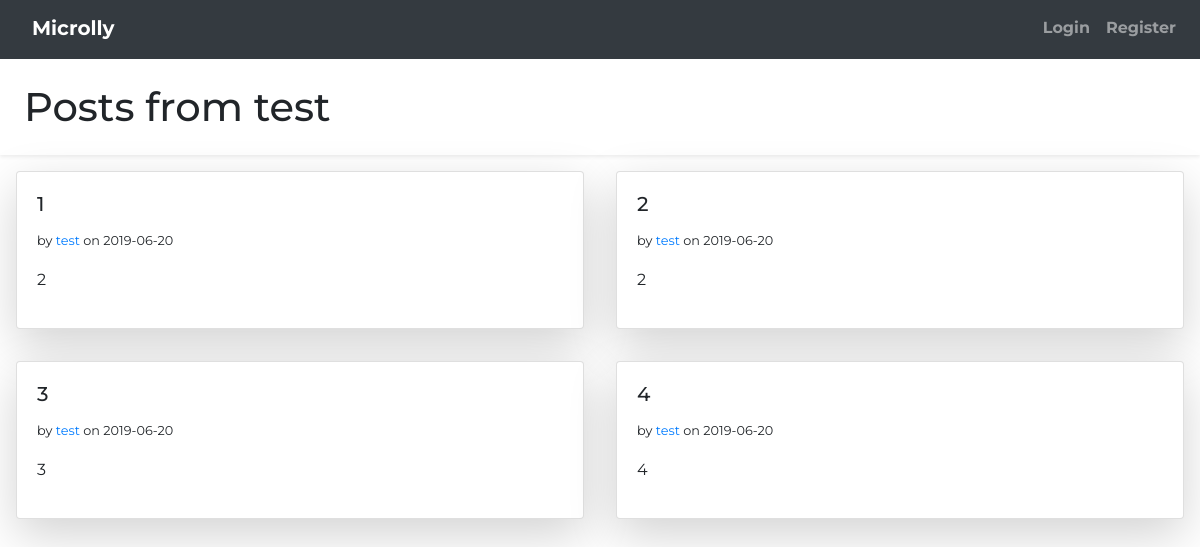
The app's page /user_publication/1/ with its own data.
### model.py (models this page shows)
class BaseModel(Model):
    class Meta:
        database = database

class User(BaseModel, UserMixin):
    username = CharField(unique=True)
    first_name = CharField()
    last_name = CharField()
    email = TextField(unique=True, index=True)
    password = TextField()
    active = BooleanField(default=True)

class Publication(BaseModel):
    title = CharField(index=True)
    body = TextField()
    creation_date = DateTimeField(default=datetime.datetime.now)
    update_date = DateTimeField(default=datetime.datetime.now)
    author = ForeignKeyField(User, backref="publications")

### app.py (the view)
@app.route('/user_publication/<int:user_id>/', methods=['GET'])
def user_publication(user_id):
    try:
        user = User.get(user_id)
    except User.DoesNotExist:
        abort(404)
    return object_list('user_publication.html',user.publications,context_variable='publications',paginate_by=4,page_var='page',check_bounds=True,**{'user':user})

### templates/user_publication.html (shortened to what this page needs)
{% extends 'base.html' %}
{% block main %}
<div class="row shadow-sm">
    <h1 class="m-4">Posts from {{ user.username }}</h1>
</div>
<div class="row">
    {% for publication in publications %}
    <div class="col-6 p-3">
        <div class="card shadow-lg">
            <div class="card-body">
                <h5 class="card-title">
                    {{ publication.title }}
                </h5>
                <p> <small> by <a
                            href=" {{url_for('user_publication', user_id=publication.author.id)}}">{{ publication.author.username }}</a>
                        on {{ publication.creation_date.strftime('%Y-%m-%d') }} </small>
                </p>
                <p>{{ publication.body }}</p>
            </div>
        </div>
    </div>
    {% endfor %}
</div>
{% endblock %}

### static/css/style.css (style rules this page uses)
* { font-family: 'Montserrat', sans-serif; }

### records on screen
User: username "test"
Publication: title "1", author.username "test", creation_date "2019-06-20", body "2"
Publication: title "2", author.username "test", creation_date "2019-06-20", body "2"
Publication: title "3", author.username "test", creation_date "2019-06-20", body "3"
Publication: title "4", author.username "test", creation_date "2019-06-20", body "4"
